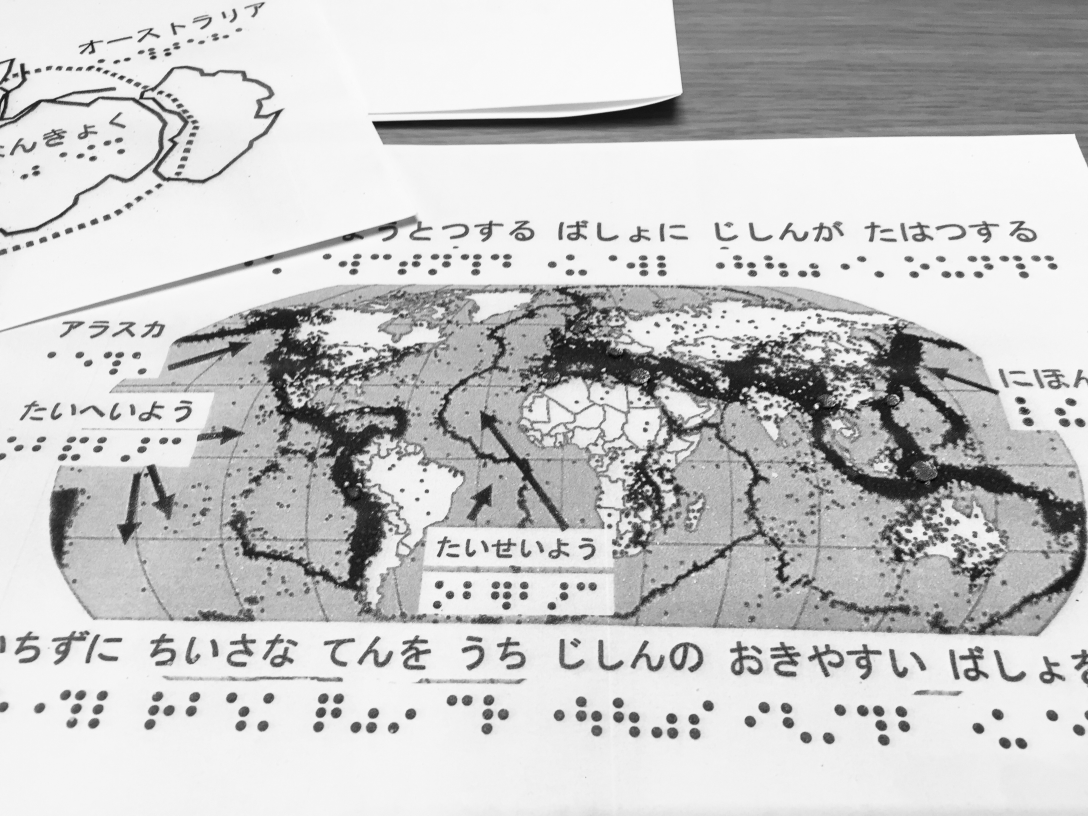
#> input picture learning_resources.jpg, 3264 x 2448 px (shown at 1/3 size)
$ python -i function_app.py   (imports and definitions only)
#> lines starting #> are read from the running program, lines starting #| are printed output that depends on the picture; after the words box and inside, x2 and y2 are one past the last pixel; in counts of white or black regions, pixels touching at a corner belong together
# Cut down anything that may not be needed, set upp so save an image obtained by a
# post request to the tmp directory

import logging
import os
import json
import azure.functions as func
from io import BytesIO
from PIL import Image
import base64
import cv2


def main(req: func.HttpRequest) -> func.HttpResponse:
    logging.info('Processing image upload request.')

    # Check if an image was uploaded
    if 'image' not in req.files:
        return func.HttpResponse(
            json.dumps({"error": "No file part"}),
            status_code=400,
            mimetype="application/json"
        )

    image = req.files['image']
    if image.filename == '':
        return func.HttpResponse(
            json.dumps({"error": "No selected file"}),
            status_code=400,
            mimetype="application/json"
        )

    # Save the uploaded image temporarily
    filename = image.filename
    file_path = os.path.join('/tmp', filename)  # Azure Functions have a temporary file system at /tmp

    with open(file_path, 'wb') as f:
        f.write(image.read())

    # Process the image using process_img function
    tactile_image_path = process_img(file_path)


# TODO: Add err handling
def process_img(image_path):

#> called with image_path = 'learning_resources.jpg'
    image = cv2.imread(image_path)
#> image is the input picture: shape (2448, 3264, 3); min 0, max 255, mean 199.3

    # Check if image was loaded correctly
    if image is None:
        raise ValueError(f"Error loading image: {image_path}")

    # Edited to just take file_path as image and work off of that
    image_grayscaled = cv2.cvtColor(image, cv2.COLOR_BGR2GRAY)
    image_equalized = cv2.equalizeHist(image_grayscaled)
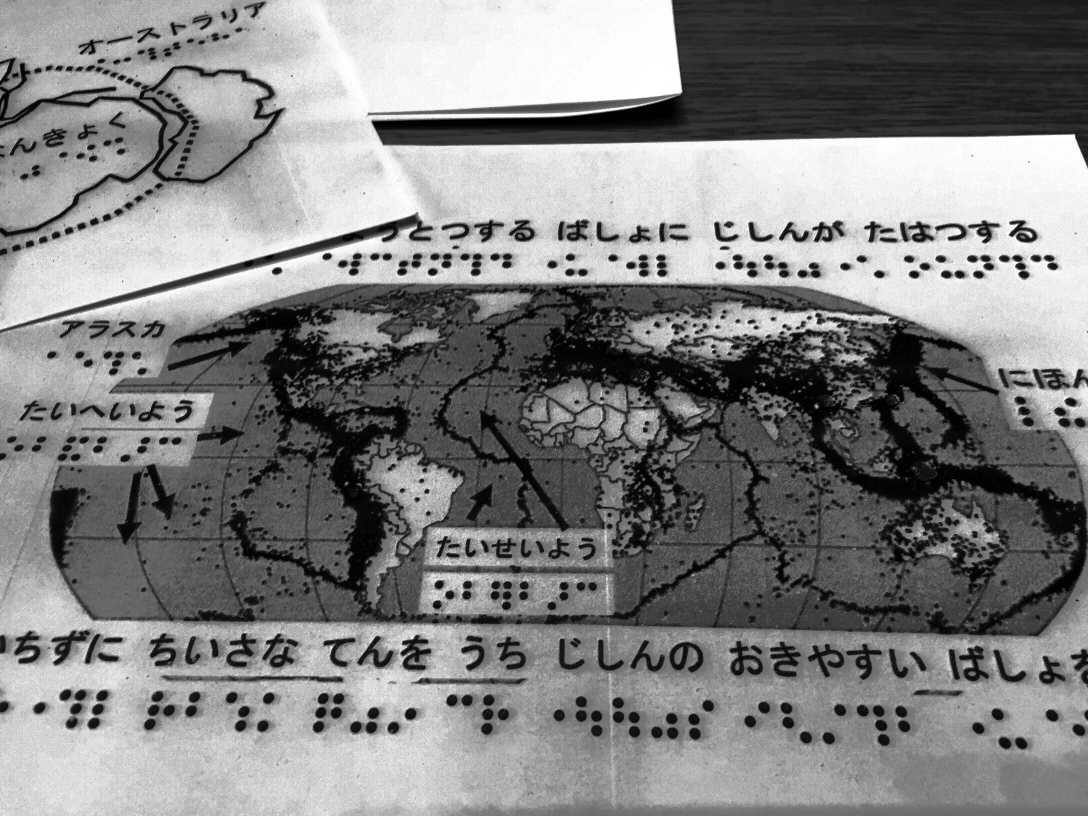
#> image_equalized: shape (2448, 3264) (shown at 1/3 size); min 0, max 255, mean 130.5

    """
    Fine-grained saliency detection from
    Sebastian Montabone and Alvaro Soto.
    Human detection using a mobile platform and novel features derived from a visual saliency mechanism.
    In Image and Vision Computing, Vol. 28 Issue 3, pages 391–402. Elsevier, 2010.
    Source: https://docs.opencv.org/3.4.3/da/dd0/classcv_1_1saliency_1_1StaticSaliencyFineGrained.html
    """
    fine_saliency = cv2.saliency.StaticSaliencyFineGrained_create()
    _, fine_saliency_map = fine_saliency.computeSaliency(image_equalized)
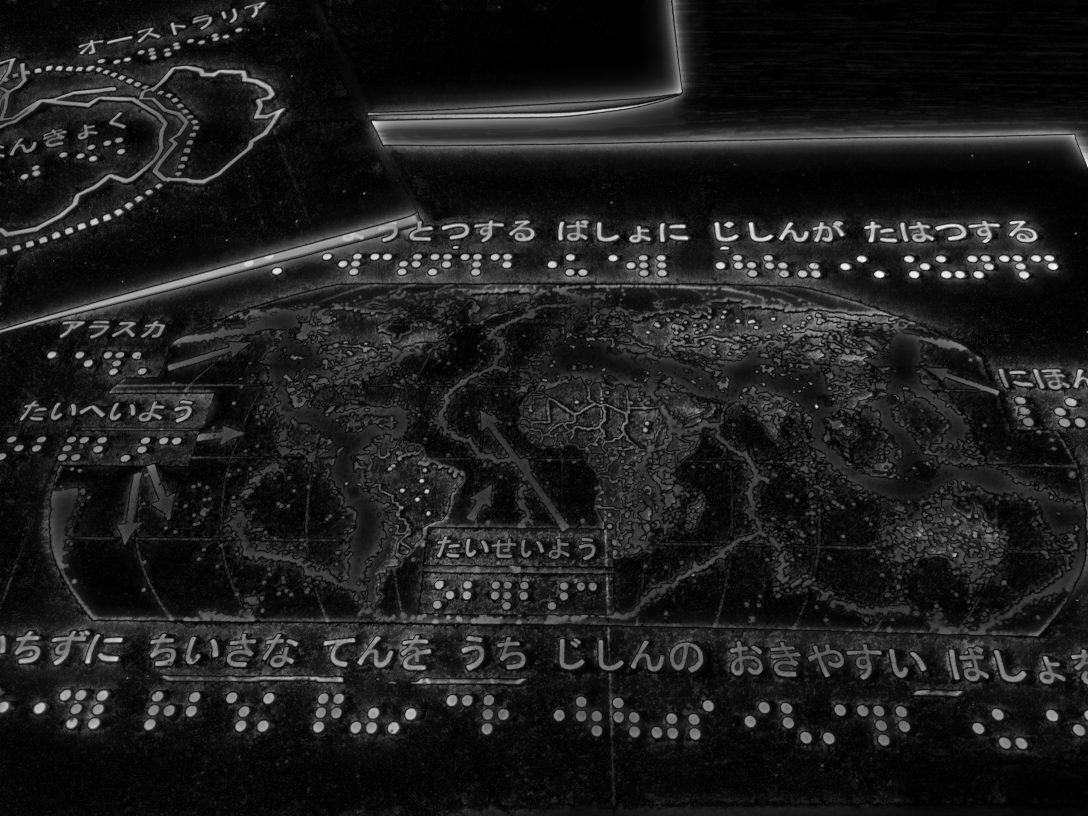
#> fine_saliency_map: shape (2448, 3264) float32 (shown at 1/3 size); min 0, max 1, mean 0.119

    # Scale the values to [0, 255]
    fine_saliency_map = (fine_saliency_map * 255).astype('uint8')

    # Compute binary threshold map
    threshold_map = cv2.threshold(
        fine_saliency_map.astype('uint8'), 0, 255, cv2.THRESH_BINARY | cv2.THRESH_OTSU)[1]
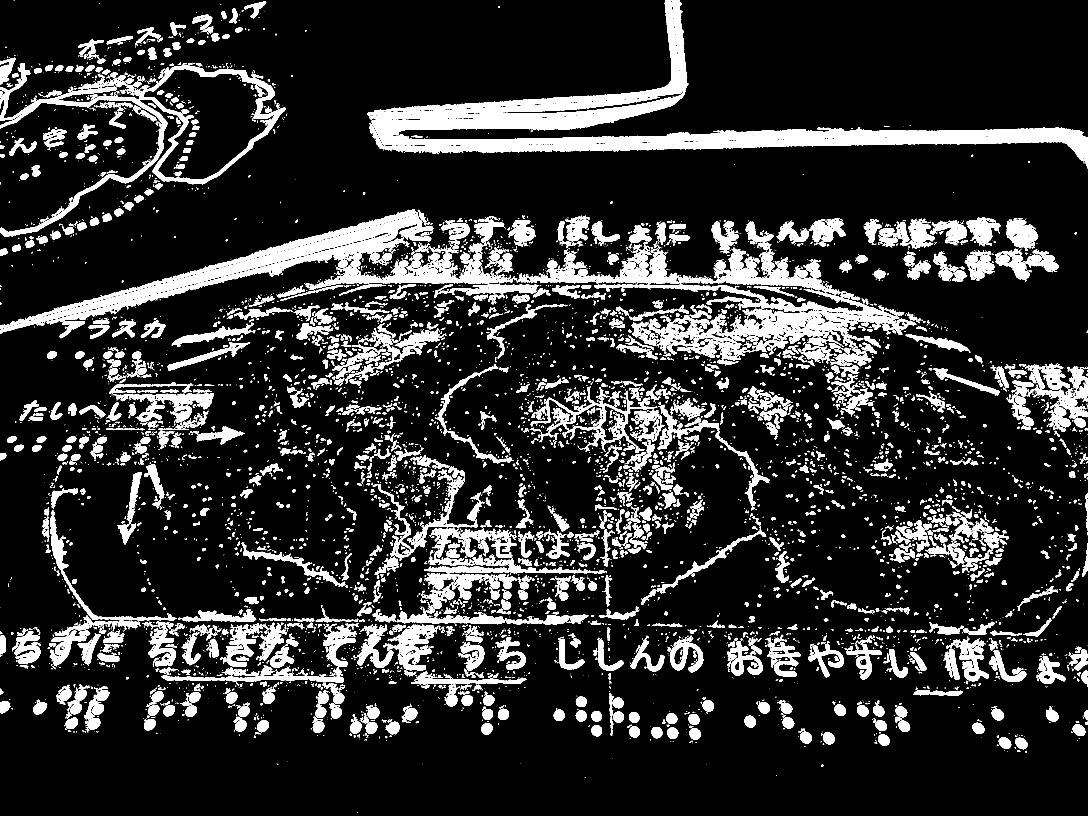
#> threshold_map: shape (2448, 3264) (shown at 1/3 size); 15.5% white; 7217 white regions (4224 under 20 px), largest, box (x1, y1, x2, y2) and area: (1115, 0, 3264, 505) 78598, (0, 637, 1300, 1000) 51756, (1108, 369, 3252, 485) 43329

    # Invert the binary threshold map so it is Swell Paper Tactile Printer friendly
    inverse_threshold_map = cv2.bitwise_not(threshold_map)
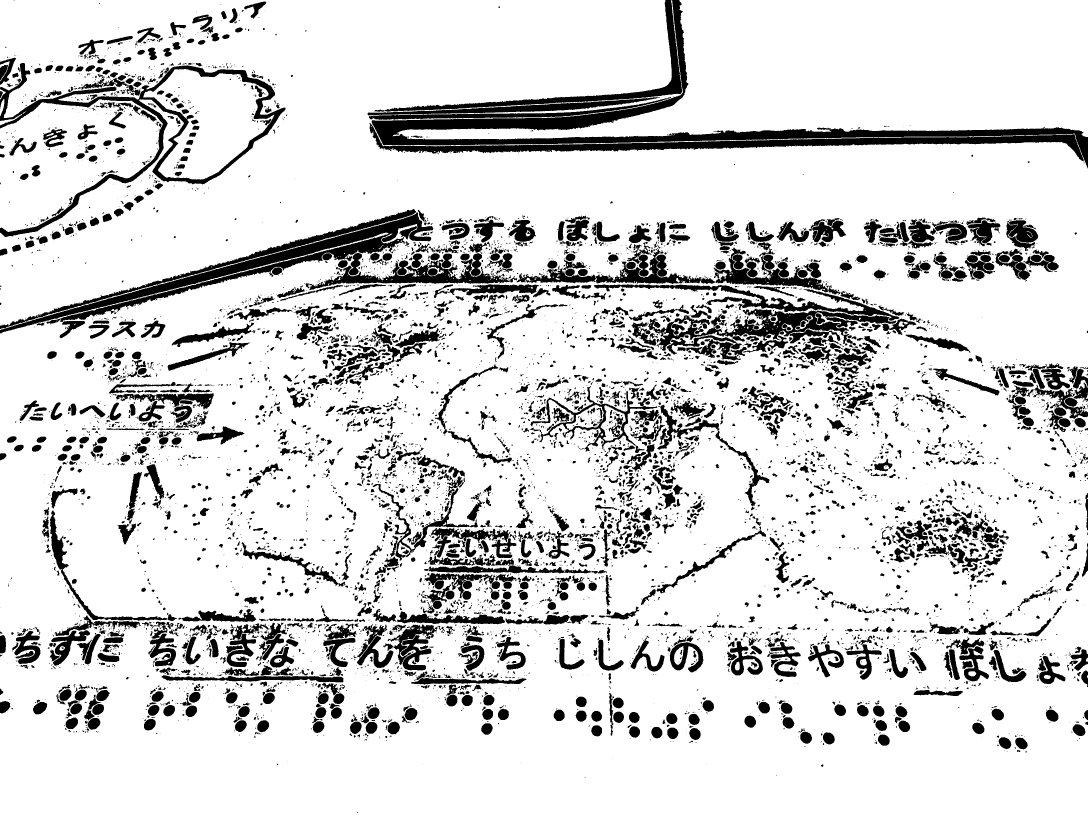
#> inverse_threshold_map: shape (2448, 3264) (shown at 1/3 size); 84.5% white; 7217 black regions (4224 under 20 px), largest, box (x1, y1, x2, y2) and area: (1115, 0, 3264, 505) 78598, (0, 637, 1300, 1000) 51756, (1108, 369, 3252, 485) 43329

    # Should save to be /tmp/tactile_image.ext, tmp being azures temp file tree
    # Ensure the output path is correct for your environment (e.g., Azure)
    # Added some err handling because I could see this causing issues. I dont want it to make a new dir if it doesn't
    # exist because I could see that cousing issues with the cloud..
    output_dir = "tmp"
    if not os.path.exists(output_dir):
#> (the run stopped early here; a loop or call above may not have finished)
